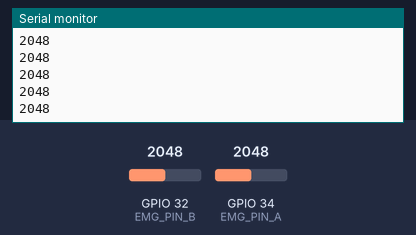
Bench run of a sketch on a simulated ESP32. Parts: the last lines printed to the serial monitor. Inputs (shaded band) come from the test bench; at power-on: GPIO 34 (EMG_PIN_A) = 2048, GPIO 32 (EMG_PIN_B) = 2048 (analog values on the 0–4095 scale).

Above: at 1.4 s.
1.5 s: GPIO 34 (EMG_PIN_A) set to 2866
At 2.2 s:
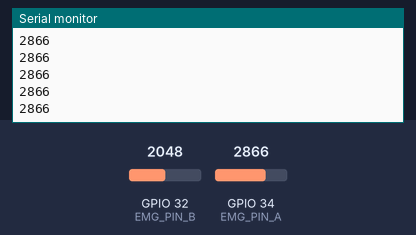
3.0 s: GPIO 34 (EMG_PIN_A) set to 3603
At 4.0 s:
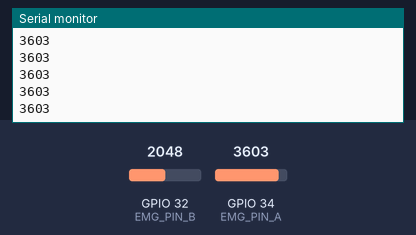
Timing chart, 0 to 5.2 s (numbered marks = the images above; inputs shaded):
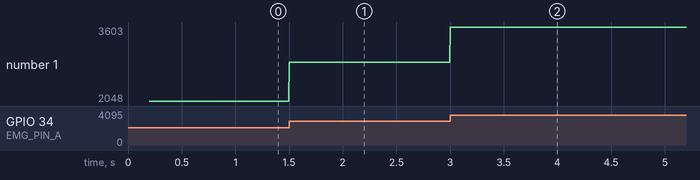

Measured:
- after the input at 1.5 s, the serial monitor: prints a new line at once (image 1)
- after the input at 3.0 s, the serial monitor: prints a new line at once (image 2)
- plotted number 1: 2048 → 2866 after the input at 1.5 s, 2866 → 3603 after the input at 3.0 s

The sketch:

silent_signal_stream.ino
```cpp
// esp32 program — sample two EMG ADC channels @500Hz, stream "adc1<TAB>adc2" over USB serial
//
// Plain tab-separated integers, one sample pair per line: readable in the Serial
// Monitor and plotted as two traces by the Serial Plotter. Baud 115200.

// ---------------------------------------------------------------- configuration
// ADC1 pins only (GPIO32-39); ADC2 is unusable while WiFi is active.
const int EMG_PIN_A = 34;   // EMG sensor 1 signal out (input-only, no internal pulls)
const int EMG_PIN_B = 32;   // EMG sensor 2 signal out (supports internal pull-down)

const long SERIAL_BAUD    = 115200;
const int  ADC_BITS       = 12;    // 12 bits -> 0..4095
const int  SAMPLE_RATE_HZ = 500;   // matches config.py SAMPLE_HZ

// Diagnostic: with the pull-down on, an UNDRIVEN GPIO32 reads a flat ~0 instead of
// floating rail-to-rail. A real sensor output (low impedance) overrides it easily,
// so this stays safe to leave enabled while recording.
#define PULLDOWN_ON_B 1

const unsigned long SAMPLE_INTERVAL_US = 1000000UL / SAMPLE_RATE_HZ;
unsigned long nextSampleUs = 0;

void setup() {
  Serial.begin(SERIAL_BAUD);
  delay(200);
  analogReadResolution(ADC_BITS);
  analogSetPinAttenuation(EMG_PIN_A, ADC_2_5db);
  analogSetPinAttenuation(EMG_PIN_B, ADC_2_5db);
#if PULLDOWN_ON_B
  pinMode(EMG_PIN_B, INPUT_PULLDOWN);
#endif
  nextSampleUs = micros();
}

void loop() {
  if ((long)(micros() - nextSampleUs) < 0) {
    return;
  }
  nextSampleUs += SAMPLE_INTERVAL_US;

  int emgA = analogRead(EMG_PIN_A);
  int emgB = analogRead(EMG_PIN_B);

  Serial.println(emgA);
  //Serial.print('\t');
  //Serial.println(emgB);
}
```
